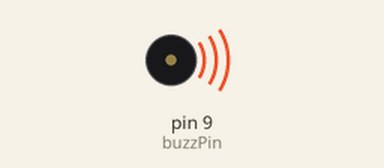
The sketch below on a simulated Arduino Uno, built with avr-gcc and run on an emulated ATmega328P. Parts: buzzer (waves = sounding).

Above: at 0.5 s.
Timing chart, 0 to 4.6 s (numbered marks = the images above):
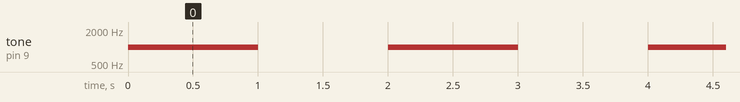

The sketch:

buzzer.ino
```cpp
//buzzer to make a beep

int buzzPin = 9;

void setup(){

  	pinMode(buzzPin,OUTPUT);

}

void loop(){

  	tone(buzzPin, 1000);
  	delay(1000);

  	noTone(buzzPin);
  	delay(1000);

}
```

Measured:
- by itself, tone on pin 9 (buzzPin): alternates 1000 Hz for 1.0 s and silent for 1.0 s
